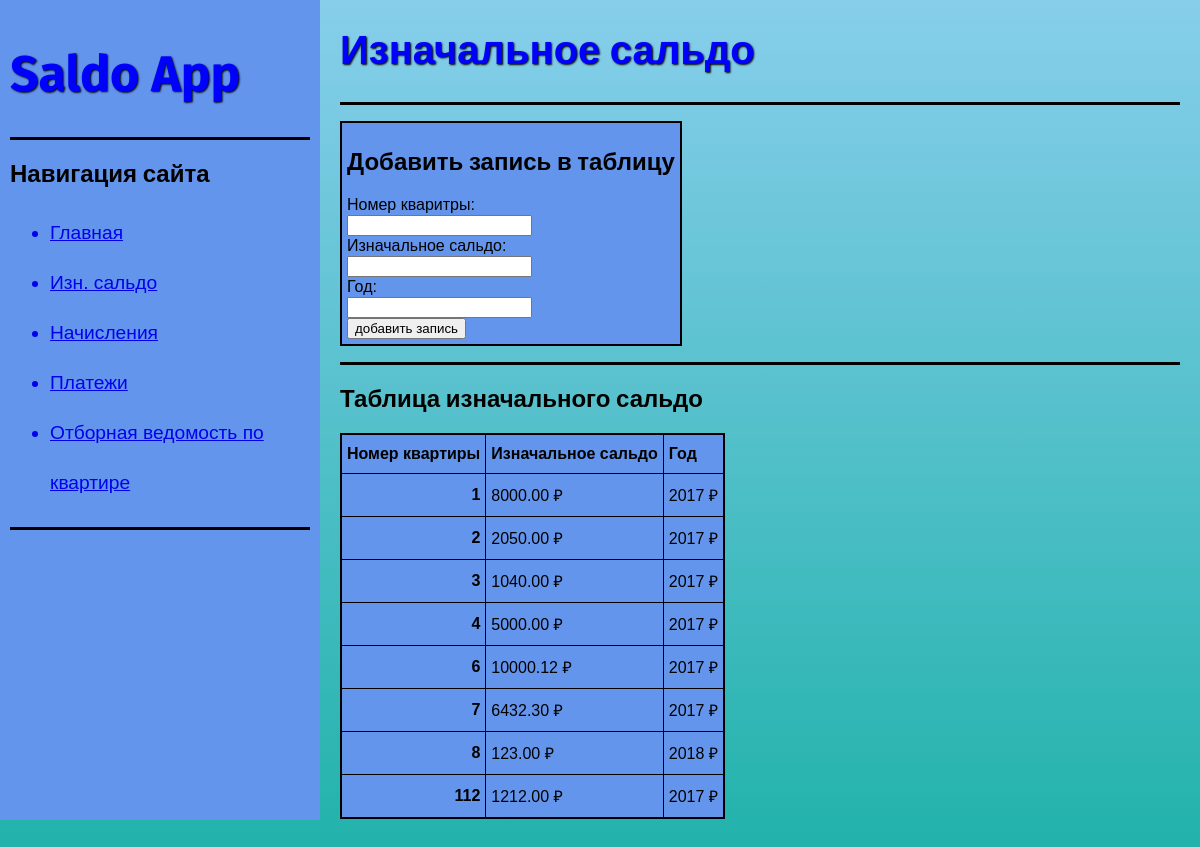
Page /initial_saldo on the committed database.
### saldoapp/models.py (models this page shows)
class InitialSaldo(models.Model):
    apartment_id = models.PositiveIntegerField(primary_key=True)
    value = models.DecimalField(max_digits=10, decimal_places=2)
    year = models.PositiveIntegerField()

### saldoapp/views.py (the view, shortened to what this page needs)
# urls.py: path('initial_saldo', views.init_saldo, name='initial saldo'),
def init_saldo(response:HttpRequest):
    error_message = ''
    table = InitialSaldo.objects.order_by('apartment_id')
    return render(response, 'init_saldo.html',
                  {'table': table,
                   'error_orccured': len(error_message) != 0,
                   'error_message': error_message})

### saldoapp/templates/init_saldo.html (shortened to what this page needs)
{% extends 'index.html' %}
{% block content %}
    <h1 id="sitecontent_text">Изначальное сальдо</h1>
    <hr>
    <div class="tableform_box">
        <h2>Добавить запись в таблицу</h2>
        <form action="" method="post" class="tableform">
            <label for="apartment_id">Номер кваритры: </label>
            <div>
            <input type="number" name="apartment_id" id="apartment_id" required="required">
            </div>
            <label for="value">Изначальное сальдо: </label>
            <div>
            <input type="text" name="value" id="value" required="required">
            </div>
            <label for="year">Год: </label>
            <div>
            <input type="text" name="year" id="year" required="required">
            </div>
            <input type="submit" value="добавить запись">
        </form>
    </div>
    <hr>
    <h2>Таблица изначального сальдо</h2>
    <table class="datatable">
        <thead>
            <tr>
                <th style="text-align: right">Номер квартиры</th>
                <th>Изначальное сальдо</th>
                <th>Год</th>
            </tr>
        </thead>
        <tbody>
            {% for item in table %}
                <tr>
                    <th style="text-align: right">
                        {{item.apartment_id}}
                    </th>
                    <td>{{item.value}} ₽</td>
                    <td>{{item.year}} ₽</td>
                </tr>
            {% endfor %}
        </tbody>
    </table>
{% endblock %}

### saldoapp/templates/index.html (shortened to what this page needs)
<!DOCTYPE html>
<html lang="en">
<head>
    {% load static %}
    <link rel="stylesheet" href="{% static 'stylesheet.css' %}">
</head>
<body>
    <div class="sidebar">
        <h1>Saldo App</h1>
        <hr>
        <h2>Навигация сайта</h2>
        <ul class="sidebar">
            <a href="/home">
                <li>Главная</li>
            </a>
            <a href="/initial_saldo">
                <li>Изн. сальдо</li>
            </a>
            <a href="/payments">
                <li>Начисления</li>
            </a>
            <a href="/charges">
                <li>Платежи</li>
            </a>
            <a href="/apartment">
                <li>Отборная ведомость по квартире</li>
            </a>
        </ul>
        <hr>
    </div>
    <div id="sitecontent">
        {% block content %}
        {% endblock %}
    </div>
</body>
</html>

### saldoapp/static/stylesheet.css (style rules this page uses)
body { font-family: "consolas", sans-serif; height: 100%; margin: 0px; margin-bottom: 40px; background: linear-gradient(skyblue, lightseagreen); background-repeat: no-repeat; background-attachment: fixed; }
h1 { text-shadow: 1px 1px 2px black; font-family: "Fira Sans", sans-serif; font-size: 50px; color: blue; }
h2 { font-family: "Fira Sans", sans-serif; color: black; }
hr { display: block; border: 0; border-top: 3px solid black; margin: 1em 0; padding: 0; }
div.sidebar { position: fixed; top: 0px; bottom: 0px; float: left; background-color: cornflowerblue; border: 10px solid; border-color: cornflowerblue; width: 300px; height: 100vh; }
div.sidebar ul { font-family: "consolas", sans-serif; font-size: larger; line-height: 50px; }
.tableform_box { display: inline-block; padding: 5px; border: 2px solid black; background-color: cornflowerblue; }
.datatable thead { text-align: left; }
.datatable tbody { text-align: left; }
.datatable { overflow: hidden; text-overflow: ellipsis; word-wrap: break-word; display: inline-table; font-family: "consolas", sans-serif; background-color: cornflowerblue; border-collapse: collapse; border: 2px solid black; }
.datatable th { padding-block: 10px; padding-right: 5px; padding-left: 5px; border: 1px solid black; }
.datatable td { padding-block: 10px; padding-right: 5px; padding-left: 5px; border: 1px solid black; }
.tableform { vertical-align: top; line-height: 20px; }
#sitecontent { margin-right: 20px; margin-left: 340px; }
#sitecontent_text { font-size: 40px; }

### rows in the picture
InitialSaldo: apartment_id "1", value "8000.00", year "2017"
InitialSaldo: apartment_id "2", value "2050.00", year "2017"
InitialSaldo: apartment_id "3", value "1040.00", year "2017"
InitialSaldo: apartment_id "4", value "5000.00", year "2017"
InitialSaldo: apartment_id "6", value "10000.12", year "2017"
InitialSaldo: apartment_id "7", value "6432.30", year "2017"
InitialSaldo: apartment_id "8", value "123.00", year "2018"
InitialSaldo: apartment_id "112", value "1212.00", year "2017"
